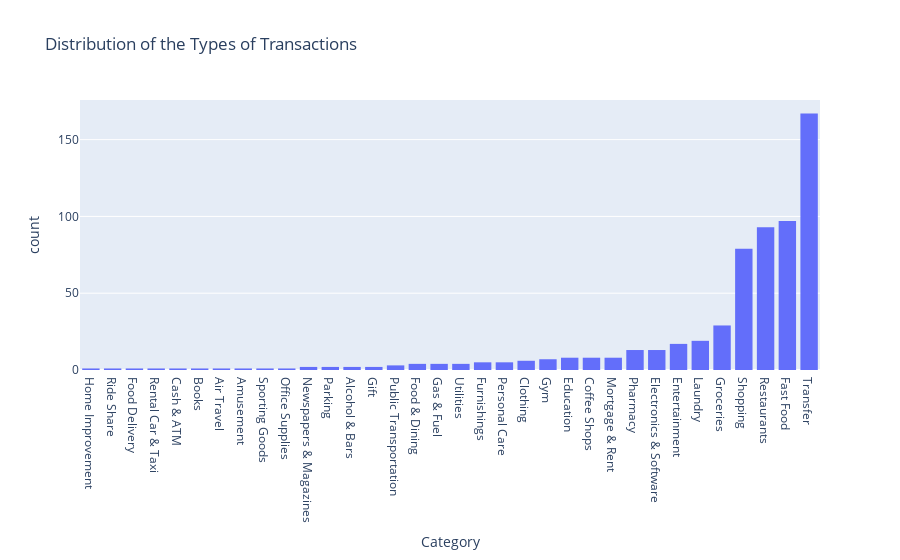

This figure's notebook cell:
### Code cell
fig=px.histogram(df_mint,x='Category',title="Distribution of the Types of Transactions") 

fig.update_xaxes(categoryorder='total ascending') 


fig.show() #to actually show the histogram

### Figure 1 — Plotly figure (JSON) as saved in the notebook; plotly's stock layout.template omitted (floating-point values rounded to 4 significant figures; data arrays with more than 128 entries replaced by an {"elided": "..."} marker saying what was removed)
{"data": [{"alignmentgroup": "True", "bingroup": "x", "hovertemplate": "Category=%{x}<br>count=%{y}<extra></extra>", "legendgroup": "", "marker": {"color": "#636efa", "pattern": {"shape": ""}}, "name": "", "offsetgroup": "", "orientation": "v", "showlegend": false, "type": "histogram", "x": {"elided": "607 str values"}, "xaxis": "x", "yaxis": "y"}], "layout": {"barmode": "relative", "legend": {"tracegroupgap": 0}, "title": {"text": "Distribution of the Types of Transactions"}, "xaxis": {"anchor": "y", "categoryorder": "total ascending", "domain": [0, 1], "title": {"text": "Category"}}, "yaxis": {"anchor": "x", "domain": [0, 1], "title": {"text": "count"}}}}
